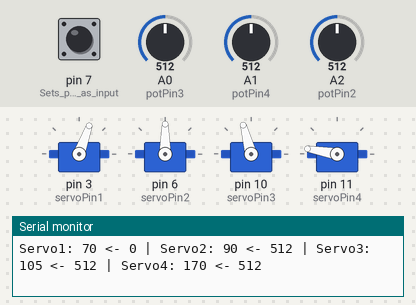
The sketch below on a simulated Arduino Uno, built with avr-gcc and run on an emulated ATmega328P. Shown: 4 × servo, the last lines printed to the serial monitor. The test bench sets the inputs (shaded band); at power-on: A0 (potPin3) = 512, A1 (potPin4) = 512, A2 (potPin2) = 512, pin 7 (Sets_pin_7_as_input) HIGH.

Above: at 1.2 s.
1.3 s: A0 (potPin3) set to 457
4.3 s: A0 (potPin3) set to 440
At 5.01 s:
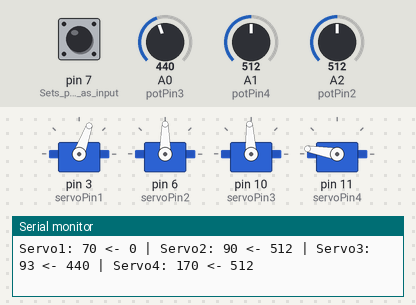
7.3 s: A1 (potPin4) set to 457
10.3 s: A1 (potPin4) set to 434
At 10.49 s:
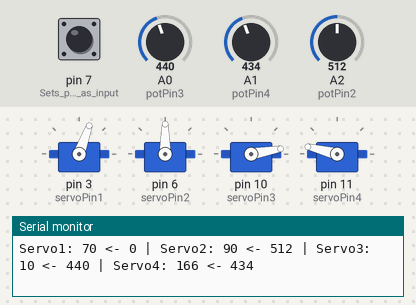
13.3 s: A2 (potPin2) set to 556
At 15.7 s:
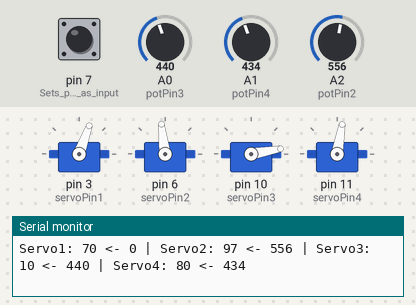
16.3 s: A2 (potPin2) set to 581
At 17.6 s:
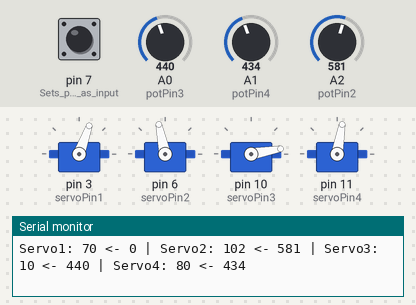
Timing chart, 0 to 18.8 s (numbered marks = the images above; inputs shaded):
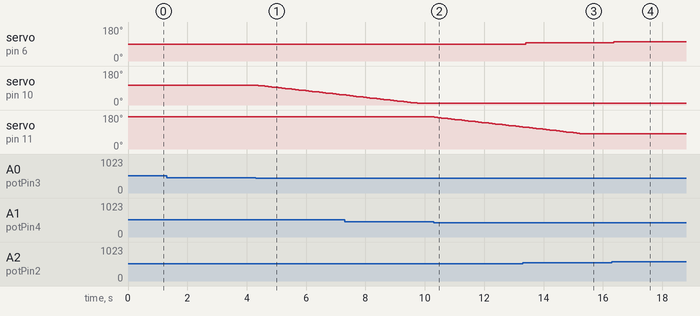

Measured:
- the behaviour switches between 450 and 449 on A0 (potPin3) (found by bisection; images 0 and 1)
- the behaviour switches between 450 and 449 on A1 (potPin4) (found by bisection; images 1 and 2)
- after the input at 4.3 s, servo on pin 10 (servoPin3): moves from 105° to 53° over 2.9 s, starting after 0.08 s
- after the input at 10.3 s, servo on pin 11 (servoPin4): moves from 170° to 116° over 3.0 s, starting at once
- after the input at 13.3 s, servo on pin 6 (servoPin2): 90° → 97° after 0.11 s
- after the input at 16.3 s, servo on pin 6 (servoPin2): 97° → 102° after 0.06 s

The sketch:

RobotControloManual_CINZA_original.ino
```cpp
#include <Servo.h>

// Criar objetos servo
Servo servo1;
Servo servo2;
Servo servo3;
Servo servo4;

// Pinos dos servos
int servoPin1 = 3;
int servoPin2 = 6;
int servoPin3 = 10;
int servoPin4 = 11;

// Pinos dos potenciômetros
//int potPin1 = A0;
int potPin2 = A2;
int potPin3 = A0;
int potPin4 = A1;

// Variáveis para guardar valores
int potVal1 = 0;
int potVal2 = 0;
int potVal3 = 0;
int potVal4 = 0;

// Variáveis para guardar valores
int angle1 = 70;    // sem significado
int angle2 = 80;    // sem significado
int angle3 = 105;   // posição inicial segura
int angle4 = 170;   // posição inicial segura

// Garra
bool EstadoGarra = LOW;       // Guarda se o LED está ON ou OFF
bool botaoPressionado = false;

// Passo incremental
int passo = 2;    //originalmente 5 passou para 3

// Limites
int min3 = 10;
int max3 = 160;
int min4 = 80;
int max4 = 180;

void setup() {

  pinMode(7, INPUT); // Sets pin 7 as input

  // Ligar os servos aos pinos
  servo1.attach(servoPin1);
  servo2.attach(servoPin2);
  servo3.attach(servoPin3);
  servo4.attach(servoPin4);

  Serial.begin(9600);
}

void loop() {

  // =========================
  // CONTROLO GARRA (toggle)
  // =========================

  if (digitalRead(7) == LOW && !botaoPressionado) {
    EstadoGarra = !EstadoGarra;          // Inverte o estado (se era LOW vira HIGH)
    if (EstadoGarra == 1) {
      angle1 = 70;    // 70 para robot azul
    } else {
      angle1 = 10;
    }
    botaoPressionado = true;         // Marca que o botão ainda está sendo segurado
  }
  // Reseta a trava quando o dedo sai do botão
  if (digitalRead(7) == HIGH) {
    botaoPressionado = false;
  }

  // =========================
  // LEITURA DOS POTENCIÓMETROS
  // =========================

  potVal2 = analogRead(potPin2);
  potVal3 = analogRead(potPin3);
  potVal4 = analogRead(potPin4);

  // =========================
  // BASE (controlo direto)
  // =========================

  int angle2 = map(potVal2, 0, 1023,  0,  180);    // -120- base 0 a 60 (azul) 0 a 180 (cinza)

  // =========================
  // CONTROLO INCREMENTAL
  // =========================

  // ---- SERVO 3 ----
  if (potVal3 > 580) {    //800
    angle3 += passo;
  }
  else if (potVal3 < 450) {    //400
    angle3 -= passo;
  }

  // ---- SERVO 4 ----
  if (potVal4 > 580) {    //800
    angle4 += passo;
  }
  else if (potVal4 < 450) {    //400
    angle4 -= passo;
  }

  // =========================
  // LIMITES DE SEGURANÇA
  // =========================

  angle3 = constrain(angle3, min3, max3);
  angle4 = constrain(angle4, min4, max4);

  // =========================
  // ESCREVER SERVOS
  // =========================

  // Mover os servos
  servo1.write(angle1);
  servo2.write(angle2);
  servo3.write(angle3);
  servo4.write(angle4);

  // Mostrar valores no monitor serial (opcional)
  Serial.print("Servo1: ");
  Serial.print(angle1);
  Serial.print(" <- ");
  Serial.print(potVal1);

  Serial.print(" | Servo2: ");
  Serial.print(angle2);
  Serial.print(" <- ");
  Serial.print(potVal2);

  Serial.print(" | Servo3: ");
  Serial.print(angle3);
  Serial.print(" <- ");
  Serial.print(potVal3);

  Serial.print(" | Servo4: ");
  Serial.print(angle4);
  Serial.print(" <- ");
  Serial.print(potVal4);
  Serial.println("");

  delay(100);
}
```
